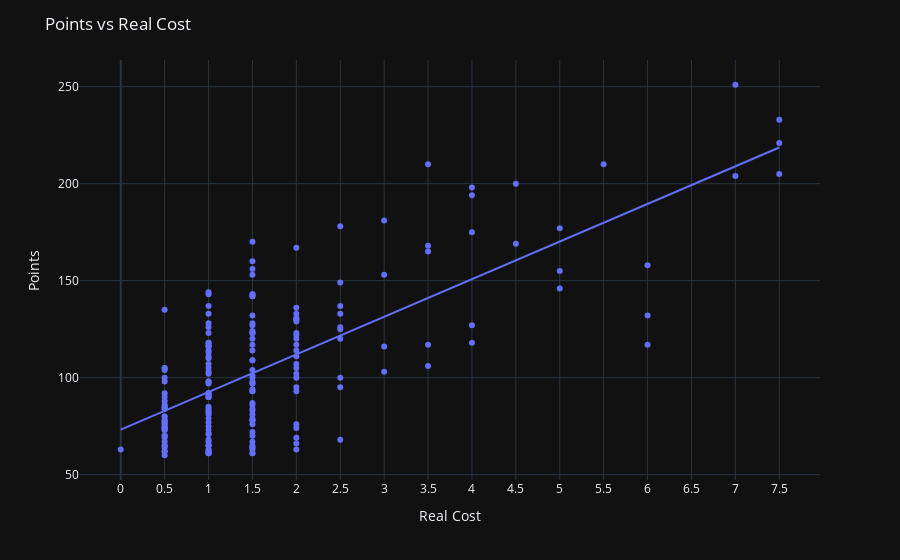

Notebook code for this chart:
### Code cell
fig = px.scatter(data, x="realCost", y="total_points", 
                 template='plotly_dark', #facet_col="position",
                 hover_name="second_name", #color="position",
                 #color_discrete_sequence=["blue", "red", "goldenrod", "white"],
                 trendline="ols",
                 hover_data= {'PointRate':':.2f',
                              'PointsWbp': True,
                              'realCost':False,
                              'PointRateFixed':':.2f'
                             })
fig.update_xaxes(tick0=0, dtick=0.5)
fig.update_xaxes(title_text='Real Cost')
fig.update_yaxes(title_text='Points')
fig.update_layout(title_text="Points vs Real Cost")
fig.show()

### Figure 1 — Plotly figure (JSON) as saved in the notebook; plotly's stock layout.template omitted (floating-point values rounded to 4 significant figures; data arrays with more than 128 entries replaced by an {"elided": "..."} marker saying what was removed)
{"data": [{"customdata": {"elided": "200x4 float values"}, "hovertemplate": "<b>%{hovertext}</b><br><br>total_points=%{y}<br>PointRate=%{customdata[0]:.2f}<br>PointsWbp=%{customdata[1]}<br>PointRateFixed=%{customdata[3]:.2f}<extra></extra>", "hovertext": {"elided": "200 str values"}, "legendgroup": "", "marker": {"color": "#636efa", "symbol": "circle"}, "mode": "markers", "name": "", "orientation": "v", "showlegend": false, "type": "scatter", "x": {"elided": "200 float values"}, "xaxis": "x", "y": {"elided": "200 int values"}, "yaxis": "y"}, {"hovertemplate": "<b>OLS trendline</b><br>total_points = 19.3911 * realCost + 73.1976<br>R<sup>2</sup>=0.532936<br><br>total_points=%{y} <b>(trend)</b><extra></extra>", "legendgroup": "", "marker": {"color": "#636efa", "symbol": "circle"}, "mode": "lines", "name": "", "showlegend": false, "type": "scatter", "x": {"elided": "200 float values"}, "xaxis": "x", "y": {"elided": "200 float values"}, "yaxis": "y"}], "layout": {"legend": {"tracegroupgap": 0}, "margin": {"t": 60}, "title": {"text": "Points vs Real Cost"}, "xaxis": {"anchor": "y", "domain": [0, 1], "dtick": 0.5, "tick0": 0, "title": {"text": "Real Cost"}}, "yaxis": {"anchor": "x", "domain": [0, 1], "title": {"text": "Points"}}}}
